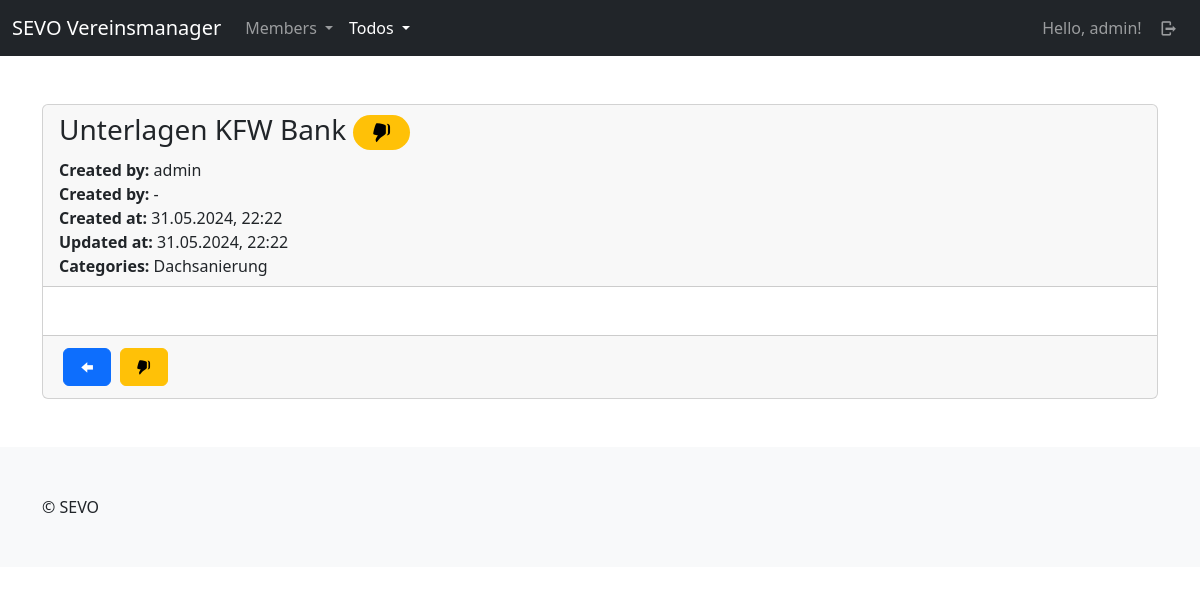
The page /tds/todo/detail/2 (signed in) on the database its author committed.
### todos/models.py (models this page shows, shortened)
class Todo(models.Model):
    user = models.ForeignKey(User, on_delete=models.CASCADE)
    title = models.CharField(max_length=255)
    content = tinymce_models.HTMLField()
    categories = models.ManyToManyField(Category, blank=True)
    done = models.BooleanField(default=False)
    done_by = models.ForeignKey(User, null=True, blank=True, on_delete=models.SET_NULL, related_name="doneuser")
    created_at = models.DateTimeField(auto_now_add=True)
    updated_at = models.DateTimeField(auto_now=True)
    def get_categories_str(self):
        categories = self.categories.all()
        categories_list = [category.title for category in categories]
        return ", ".join(categories_list)
    class Meta:
        ordering = ["-updated_at"]

class Category(models.Model):
    title = models.CharField(max_length=255, unique=True)
    created_at = models.DateTimeField(auto_now_add=True)
    updated_at = models.DateTimeField(auto_now=True)
    class Meta:
        ordering = ["-updated_at"]
        verbose_name_plural = "Categories"

### todos/views/todos.py (the view)
# urls.py: path("todo/detail/<int:id>", todos.detail, name="todos-todo-detail"),
@login_required(login_url="sevo-auth-login")
def detail(request, id):
    todo = get_object_or_404(models.Todo, id=id)
    return render(request, "todos/todo/detail.html", {
        "title": _("Todo detail") + f" #{todo.id}",
        "todo": todo
    })

### todos/templates/todos/todo/detail.html (shortened to what this page needs)
{% extends "base_main.html" %}
{% load i18n %}
{% block main %}
    <div class="card">
        <div class="card-header">
            <h3>{{ todo.title }}
                <span class="badge rounded-pill {% if todo.done %}text-bg-success{% else %}text-bg-warning{% endif %}">
                    {% if todo.done %}
                        <i class="demo-icon icon-thumbs-up"></i>
                    {% else %}
                        <i class="demo-icon icon-thumbs-down"></i>
                    {% endif %}
                </span>
            </h3>
            <div>
                <strong>{% trans "Created by" %}:</strong> {{ todo.user}}
            </div>
            <div>
                <strong>{% trans "Created by" %}:</strong> {% if todo.don_by %}{{ todo.done_by}}{% else %}-{% endif %}
            </div>
            <div>
                <strong>{% trans "Created at" %}:</strong> {{ todo.created_at|date:"d.m.Y, H:i" }}
            </div>
            <div>
                <strong>{% trans "Updated at" %}:</strong> {{ todo.updated_at|date:"d.m.Y, H:i" }}
            </div>
            <div>
                <strong>{% trans "Categories" %}:</strong>
                {{ todo.get_categories_str}}
            </div>
        </div>
        <div class="card-body">
        </div>
        <div class="card-footer">
                <a type="button" href="{% url "todos-todo-index" %}" class="btn btn-primary m-1"><i class="demo-icon icon-left"></i></a>
                <a class="btn btn-{% if todo.done %}success{% else %}warning{% endif %}" href="{% url "todos-todo-done-detail" id=todo.id %}">
                    {% if todo.done %}
                        <i class="demo-icon icon-thumbs-up"></i>
                    {% else %}
                        <i class="demo-icon icon-thumbs-down"></i>
                    {% endif %}
                </a>
            </div>
        </div>
    </div>
{%  endblock %}

### templates/partials/_navbar_drop_down.html (shortened to what this page needs)
{% load i18n %}
<nav class="navbar navbar-expand-lg navbar-dark bg-dark">
    <div class="container-fluid">
        <a class="navbar-brand" href="/">SEVO Vereinsmanager</a>
        <div class="collapse navbar-collapse" id="navbarContent">
            <ul class="navbar-nav me-auto mb-2 mb-lg-0">
                {% if user.is_authenticated %}
                <li class="nav-item dropdown">
                    <a class="nav-link dropdown-toggle {% if "mbrs" in request.path %} active{% endif %}"{% if "mbrs" in request.path %} aria-current="page"{% endif %} href="#" role="button" data-bs-toggle="dropdown" aria-expanded="false">
                      {% trans "Members" %}
                    </a>
                  </li>
                  <li class="nav-item dropdown">
                    <a class="nav-link dropdown-toggle {% if "tds" in request.path %} active{% endif %}"{% if "tds" in request.path %} aria-current="page"{% endif %} href="#" role="button" data-bs-toggle="dropdown" aria-expanded="false">
                      {% trans "Todos" %}
                    </a>
                  </li>
                {% endif %}
            </ul>
            <ul class="navbar-nav mb-2 mb-lg-0">
                {% if user.is_authenticated %}
                    <li class="nav-item">
                        <a class="nav-link" href="{% url "sevo-auth-user-detail" %}">{% trans "Hello" %}, {{ user }}!</a>
                    </li>
                    <li class="nav-item">
                        <a class="nav-link" href="{% url "sevo-auth-logout" %}"><i class="demo-icon icon-logout"></i></a>
                    </li>
                {% else %}
                    <li class="nav-item">
                        <a class="nav-link {% if "login" in request.path %} active{% endif %}"{% if "members" in request.path %} aria-current="page"{% endif %} href="{% url "sevo-auth-login" %}"><i class="demo-icon icon-user"></i></a>
                    </li>
                {% endif %}
            </ul>
        </div>
    </div>
</nav>

### rows shown on the page
Todo: title "Unterlagen KFW Bank", user "admin", created_at "31.05.2024, 22:22", updated_at "31.05.2024, 22:22", get_categories_str "Dachsanierung"

### other values the page prints
{{ user }} "admin"
